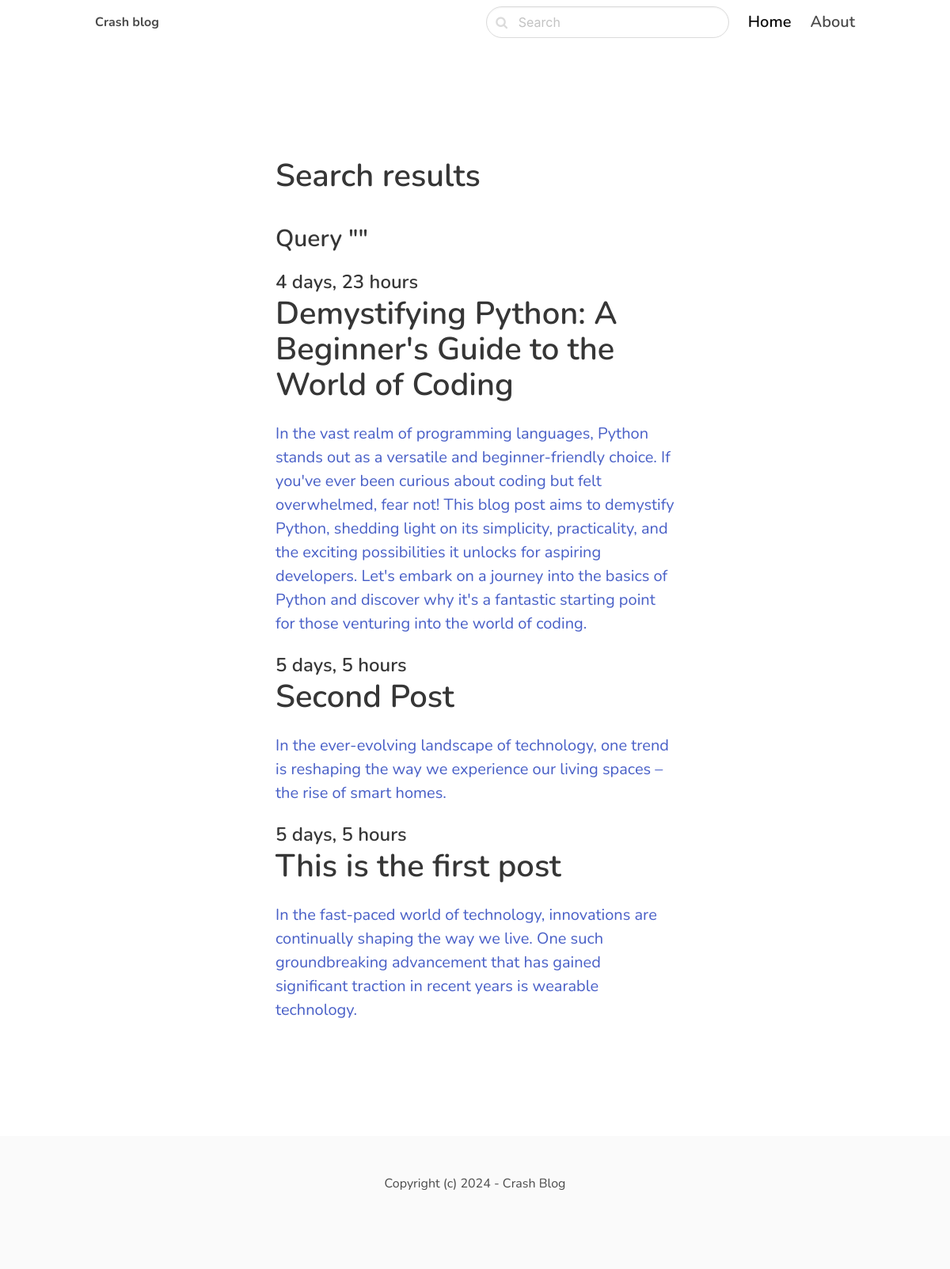
The app's page /search/ with its own data.
### blog/models.py (models this page shows, shortened)
class Post(models.Model):
    ACTIVE = 'active'
    DRAFT = 'draft'
    CHOICES_STATUS = (
        (ACTIVE, 'Active'),
        (DRAFT, 'Draft')
    )
    category = models.ForeignKey(Category, related_name='posts', on_delete=models.CASCADE)
    title= models.CharField(max_length=255)
    slug = models. SlugField()
    intro = models.TextField()
    body = models.TextField()
    created_at = models.DateTimeField(auto_now_add=True)
    status = models.CharField(max_length=10, choices=CHOICES_STATUS, default=ACTIVE)
    image = models.ImageField(upload_to='uploads/',blank=True,null=True)
    class Meta:
        ordering = ('-created_at',)

### blog/views.py (the view)
# urls.py: path('search/', views.search, name='search'),
def search(request):
    query = request.GET.get('query', '')
    posts = Post.objects.filter(status=Post.ACTIVE).filter(Q(title__icontains=query) | Q(intro__icontains=query) | Q(body__icontains=query))
    return render(request, 'blog/search.html', {'posts': posts, 'query':query})

### blog/templates/blog/search.html (shortened to what this page needs)
{% extends 'core/base.html' %}
{% block content %}
<section class="hero">
    <div class="hero-body">
      <div class="container">
            <section class="section">
                <div class="columns">
                    <div class="column is-8 is-offset-2">
                        <div class="content is-medium">
                            <h1>Search results</h1>
                            <h3>Query "{{ query }}"</h3>
                        </div>
                        {% for post in posts %}
                        <div class="content is-medium">
                            <a href="{% url 'post_detail' post.category.slug post.slug %}">
                                <h2 class="subtitle is-4">{{ post.created_at|timesince }}</h2>
                                <h1 class="title">{{ post.title }}</h1>
                                <p>{{ post.intro }}</p>
                            </a>
                        </div>
                        {% empty %}
                            <div class="content">
                                <p>No result for the given query...</p>
                            </div>
                        {% endfor %}
                    </div>
                </div>
            </section>
        </div>
    </div>
</section>
{% endblock %}

### core/templates/core/base.html (style rules this page uses)
body { font-family: 'Nunito', sans-serif; }

### records on screen
Post: created_at "4 days, 23 hours", title "Demystifying Python: A Beginner's Guide to the World of Coding", intro "In the vast realm of programming languages, Python stands out as a versatile and beginner-friendly choice. If you've ever been curious about coding but felt overwhelmed, fear not! This blog post aims to demystify Python, shedding light on its simplicity, practicality, and the exciting possibilities it unlocks for aspiring developers. Let's embark on a journey into the basics of Python and discover why it's a fantastic starting point for those venturing into the world of coding."
Post: created_at "5 days, 5 hours", title "Second Post", intro "In the ever-evolving landscape of technology, one trend is reshaping the way we experience our living spaces – the rise of smart homes."
Post: created_at "5 days, 5 hours", title "This is the first post", intro "In the fast-paced world of technology, innovations are continually shaping the way we live. One such groundbreaking advancement that has gained significant traction in recent years is wearable technology."
